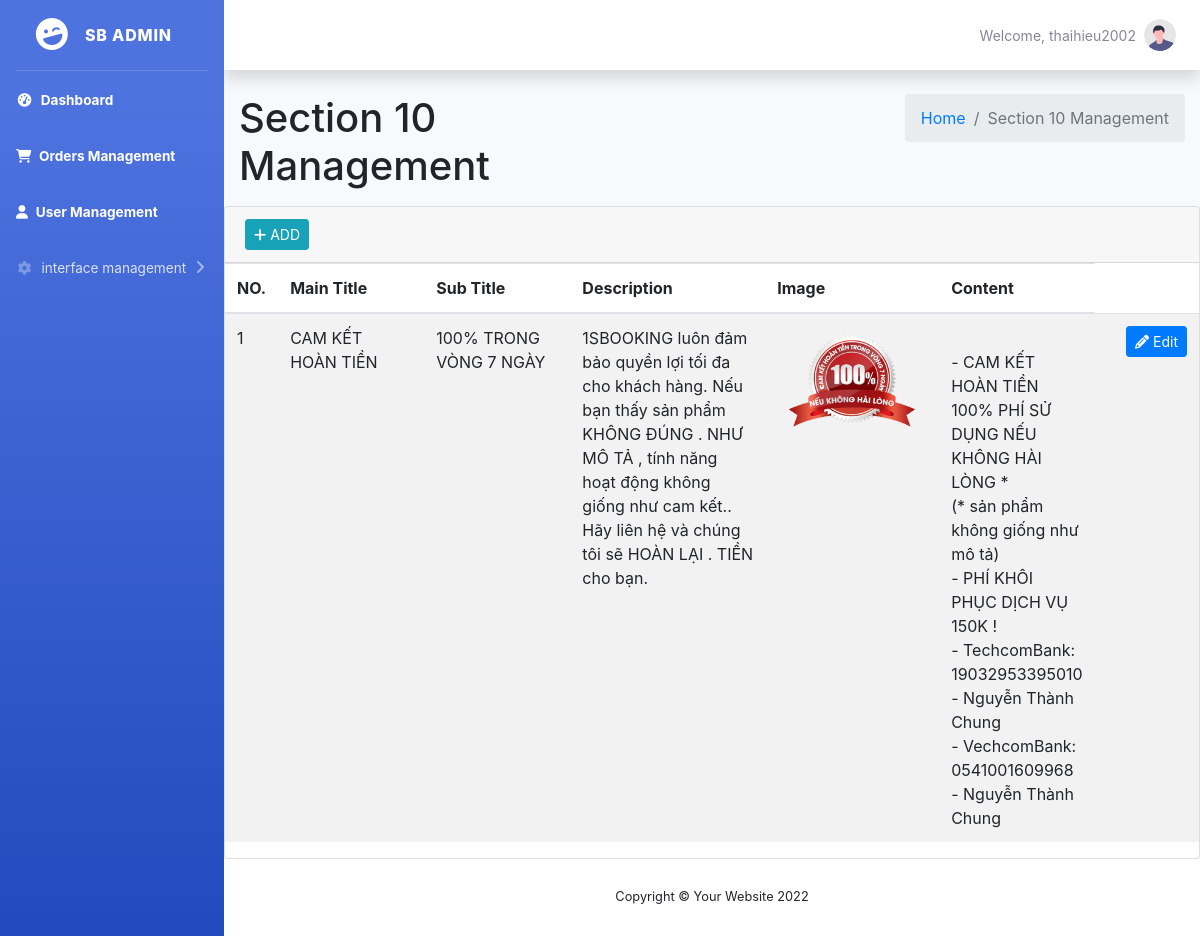
The app's page /views/section10.php (signed in) with its own data.
### tables this page shows
CREATE TABLE IF NOT EXISTS `section_10` (
  `id` int(11) NOT NULL AUTO_INCREMENT,
  `main_title` varchar(500) NOT NULL,
  `sub_title` varchar(500) NOT NULL,
  `des` varchar(500) NOT NULL,
  `image` varchar(500) NOT NULL,
  `content` varchar(500) NOT NULL,
  PRIMARY KEY (`id`)
);

### models/db.php (called while the page is built)
<?php
class Db
{
	public static $connection;
    public function __construct()
    {
    if (!self::$connection) {
    self::$connection = new mysqli(DB_HOST, DB_USER, DB_PASSWORD, DB_NAME,PORT);
    self::$connection->set_charset(DB_CHARSET);
    }
    return self::$connection;
    }
}

### models/section10.php (called while the page is built, shortened)
<?php
class Section10 extends Db
{
    public function getAllSection10()
    {
        $sql = self::$connection->prepare("SELECT * FROM `section_10`");
        $sql->execute();
        $item = $sql->get_result()->fetch_all(MYSQLI_ASSOC);
        return $item;
    }
}

### views/section10.php (the view, shortened to what this page needs)
<?php
    include "header.php";
?>
<div class="content-wrapper">
    <section class="content-header">
        <div class="container-fluid">
            <div class="row mb-2">
                <div class="col-sm-6">
                    <h1>Section 10 Management</h1>
                </div>
                <div class="col-sm-6">
                    <ol class="breadcrumb float-sm-right">
                        <li class="breadcrumb-item"><a href="index.php">Home</a></li>
                        <li class="breadcrumb-item active">Section 10 Management</li>
                    </ol>
                </div>
            </div>
        </div>
    </section>
    <section class="content">
        <div class="card">
            <div class="card-header">
                <div class="card-tools">
                    <button type="button" class="btn btn-info btn-sm" data-toggle="modal" data-target="#addSS10"><i class="fas fa-plus"></i> ADD</button>
                </div>
            </div>
            <div class="card-body p-0">
                <table class="table table-striped projects">
                    <thead>
                        <tr>
                            <th style="width: 5%">
                                NO.
                            </th>
                            <th style="width: 15%">
                                Main Title
                            </th>
                            <th style="width: 15%">
                                Sub Title
                            </th>
                            <th style="width: 20%">
                                Description
                            </th>
                            <th style="width: 15%">
                                Image
                            </th>
                            <th style="width: 15%">
                                Content
                            </th>
                        </tr>
                    </thead>
                    <tbody>
                        <?php
                        $count = 1;
                        $getAllSection10 = $section10->getAllSection10();
                        foreach ($getAllSection10 as $value) : ?>
                            <tr>
                                <td><?php echo $count++ ?></td>
                                <td><?php echo $value['main_title'] ?></td>
                                <td><?php echo $value['sub_title'] ?></td>
                                <td><?php echo $value['des'] ?></td>
                                <td><img src="../public/image/<?php echo $value['image'] ?>" alt="" style="width:150px"></td>
                                <td><?php echo str_replace(" . ", '<br>- ', $value['content']) ?></td>
                                <td class="project-actions text-right">
                                    <a class="btn btn-primary btn-sm" href="editSection10.php?id=<?php echo $value['id']; ?>">
                                        <i class="fas fa-pencil-alt">
                                        </i>
                                        Edit
                                    </a>
                                </td>
                            </tr>
                        <?php endforeach; ?>
                    </tbody>
                </table>
            </div>
        </div>
    </section>
</div>
<?php include "footer.php"; ?>

### records on screen
section_10: main_title "CAM KẾT HOÀN TIỀN", sub_title "100% TRONG VÒNG 7 NGÀY", des "1SBOOKING luôn đảm bảo quyền lợi tối đa cho khách hàng. Nếu bạn thấy sản phẩm KHÔNG ĐÚNG . NHƯ MÔ TẢ , tính năng hoạt động không giống như cam kết.. Hãy liên hệ và chúng tôi sẽ HOÀN LẠI . TIỀN cho bạn.", image (picture), content "- CAM KẾT HOÀN TIỀN 100% PHÍ SỬ DỤNG NẾU KHÔNG HÀI LÒNG * (* sản phẩm không giống như mô tả) - PHÍ KHÔI PHỤC DỊCH VỤ 150K ! - TechcomBank: 19032953395010 - Nguyễn Thành Chung - VechcomBank: 0541001609968 - Nguyễn Thành Chung"

### other values on screen
$_SESSION['user'] "thaihieu2002"
